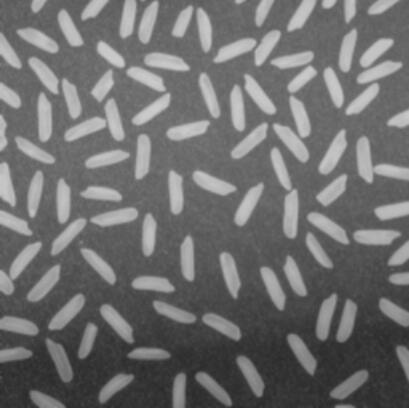
#> input picture pic/rice.jpg, 409 x 408 px
$ python counterForRice.py
#> lines starting #> are read from the running program, lines starting #| are printed output that depends on the picture; after the words box and inside, x2 and y2 are one past the last pixel; in counts of white or black regions, pixels touching at a corner belong together
import cv2
import numpy as np

font = cv2.FONT_HERSHEY_COMPLEX
kernel = np.ones((4, 4), np.uint8)

img = cv2.imread('pic/rice.jpg')
#> img is the input picture: shape (408, 409, 3); min 39, max 206, mean 110.6
cv2.imshow('Original Image', img)
cv2.waitKey(0)

gray_img = cv2.cvtColor(img, cv2.COLOR_BGR2GRAY)  # 灰度处理
cv2.imshow('GrayImg', gray_img)
cv2.waitKey(0)

# 观察到一件事情，整张图片上半部分颜色浅（亮度高），下半部分颜色深（亮度低）
# 也就是说，如果二值化的话，上半部分应该阈值高一点，下半部分应该阈值低一点

# 定义下半部分二值化图片
ux,uy,uh,uw=gray_img.shape[0],0,gray_img.shape[1],gray_img.shape[0]//3
#> ux = 408; uy = 0; uh = 409; uw = 136
u_area = gray_img[ux-uw:ux,uy:uy+uh]
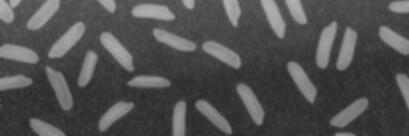
#> u_area: shape (136, 409); min 39, max 181, mean 80.2
ret,uth = cv2.threshold(u_area,110,255,cv2.THRESH_BINARY)
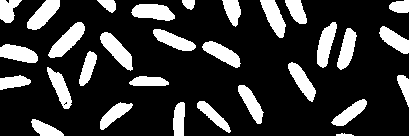
#> uth: shape (136, 409); 21% white; 30 white regions, largest, box (x1, y1, x2, y2) and area: (48, 22, 85, 58) 602, (100, 32, 133, 71) 574, (131, 4, 175, 21) 550
# 整张图片二值化
ret, th1 = cv2.threshold(gray_img,145, 255, cv2.THRESH_BINARY)
#> th1: shape (408, 409); 21.6% white; 100 white regions (9 under 20 px), largest, box (x1, y1, x2, y2) and area: (64, 98, 125, 141) 1040, (357, 137, 409, 183) 935, (319, 130, 347, 174) 594
# 把一开始的上半部分换进去
th1[ux-uw:ux,uy:uy+uh] = uth
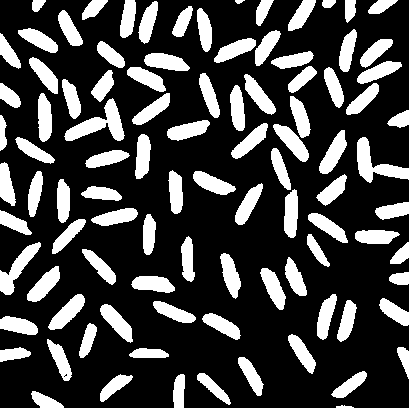
#> th1: shape (408, 409); 25.9% white; 97 white regions, largest, box (x1, y1, x2, y2) and area: (64, 98, 125, 141) 1040, (357, 137, 409, 183) 935, (0, 242, 41, 295) 737
# cv2.imshow('uth',uth)
cv2.imshow('Threshold', th1)
cv2.waitKey(0)

erosion = cv2.erode(th1, kernel, iterations=2)  # 腐蚀
#> erosion: shape (408, 409); 8.2% white; 98 white regions (1 under 20 px), largest, box (x1, y1, x2, y2) and area: (0, 168, 13, 201) 264, (149, 57, 185, 69) 238, (137, 280, 171, 290) 229
#腐蚀的时候老操作，上面部分要多腐蚀点
ux,uy,uh,uw=0,0,th1.shape[1],4*th1.shape[0]//5
#> ux = 0; uw = 326
u_area = th1[ux:ux+uw,uy:uy+uh]
kernel = np.ones((5,5),np.uint8)
u_erosion = cv2.erode(u_area,kernel,iterations=1)
#> u_erosion: shape (326, 409); 14.9% white; 86 white regions (1 under 20 px), largest, box (x1, y1, x2, y2) and area: (0, 245, 38, 293) 388, (147, 55, 186, 69) 340, (286, 192, 296, 235) 327
kernel = np.ones((2,2),np.uint8)
u_erosion = cv2.erode(u_erosion,kernel,iterations=1)
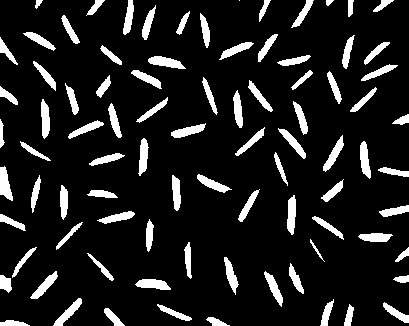
#> u_erosion: shape (326, 409); 12% white; 87 white regions (1 under 20 px), largest, box (x1, y1, x2, y2) and area: (148, 56, 186, 69) 288, (0, 166, 13, 201) 284, (287, 195, 296, 235) 275
erosion[ux:ux+uw,uy:uy+uh] = u_erosion
cv2.imshow('uErosion',u_erosion)
cv2.imshow('Erosion', erosion)
cv2.waitKey(0)
dist_img = cv2.distanceTransform(erosion, cv2.DIST_C, cv2.DIST_MASK_5)  # 距离变换
cv2.imshow('DistanceTransformation', dist_img)
cv2.waitKey(0)
dist_output = cv2.normalize(dist_img, 0, 1.0, cv2.NORM_MINMAX)  # 归一化
cv2.imshow('Normalize', dist_output * 200)
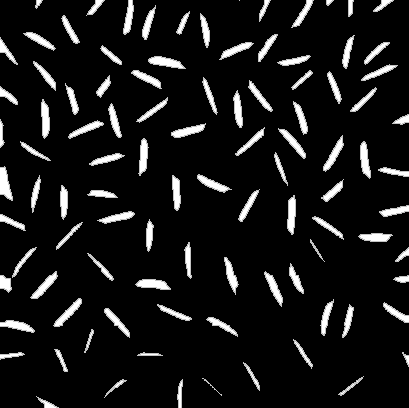
#> window 'Normalize': shape (408, 409); min 0, max 255, mean 23.7
cv2.waitKey(0)
ret, th2 = cv2.threshold(dist_output * 200, 0.3, 255, cv2.THRESH_BINARY)
cv2.imshow('Threshold2', th2)
cv2.waitKey(0)
# erosion2=cv2.erode(th2,kernel,iterations=3)
# cv2.imshow('Erosion2', erosion2)
# cv2.waitKey(0)
kernel = np.ones((5, 5), np.uint8)
opening = cv2.morphologyEx(th2, cv2.MORPH_CLOSE, kernel)
cv2.imshow('Opening', opening)
cv2.waitKey(0)
opening = np.array(opening, np.uint8)
contours, hierarchy = cv2.findContours(opening, cv2.RETR_TREE, cv2.CHAIN_APPROX_SIMPLE)  # 轮廓提取
#> contours = 99 contours, 2 with area under 20; largest, box (x1, y1, x2, y2) and area: (148, 56, 186, 69) 248, (0, 166, 13, 201) 244, (135, 279, 171, 290) 238, (287, 195, 296, 235) 234, (53, 298, 82, 327) 230
count = 0
for cnt in contours:
    (x,y),radius = cv2.minEnclosingCircle(cnt)
    center = (int(x),int(y))
    img = cv2.putText(img,str(count),center,font,0.4,(0,0,255))
    count+=1
#> this loop made 99 passes
#> (x, y, radius, center) on passes 1, 3, 4, 5, 8, 9, 10, 11, 12, 13, 14, 15: (47, 401.5, 12.3, (47, 401)), (115, 388.5, 13.9, (115, 388)), (211.5, 386.5, 12.75, (211, 386)), (350.5, 385, 15.4, (350, 385)), (149.5, 355, 12.5, (149, 355)), (12, 356.5, 12.26, (12, 356)), (60.5, 360, 12.78, (60, 360)), (302, 353.5, 17.07, (302, 353)), (88, 340.5, 12.18, (88, 340)), (17, 326.5, 17.59, (17, 326)), (221.5, 327.5, 17.68, (221, 327)), (117, 322.5, 18.82, (117, 322))
#> (x, y, radius) on passes 2, 6, 7, 19, 20, 30: (180, 393, 14.14), (251, 376, 16.12), (405, 359, 7.62), (328, 317, 18.68), (67, 312, 19.11), (24, 262, 19.21)
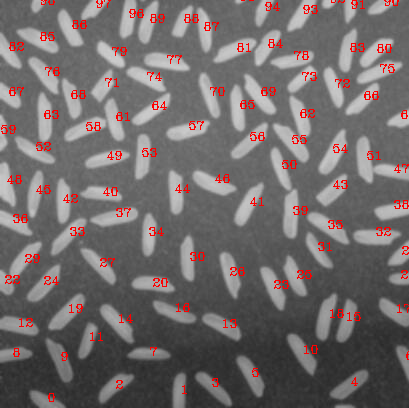
#> img: shape (408, 409, 3); mean B, G, R 106.7, 106.7, 113.9
#> after the loop, count = 99
img = cv2.putText(img, ('sum=' + str(count)), (50, 50), font, 1, (255, 0, 0))
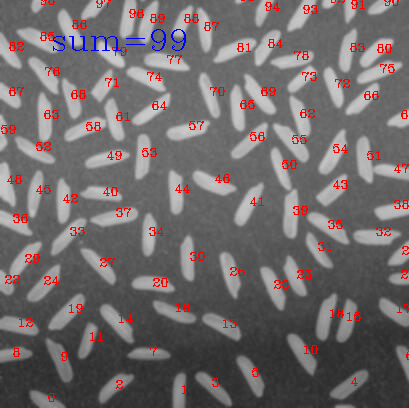
#> img: shape (408, 409, 3); 0.29% of pixels changed, all inside (x1, y1, x2, y2) = (53, 29, 186, 51)
cv2.imshow('circle_img', img)
cv2.waitKey(0)
# print('大米粒数量：', contours.__len__())
print('大米粒数量：',count)
#| 大米粒数量： 99
cv2.destroyAllWindows()
